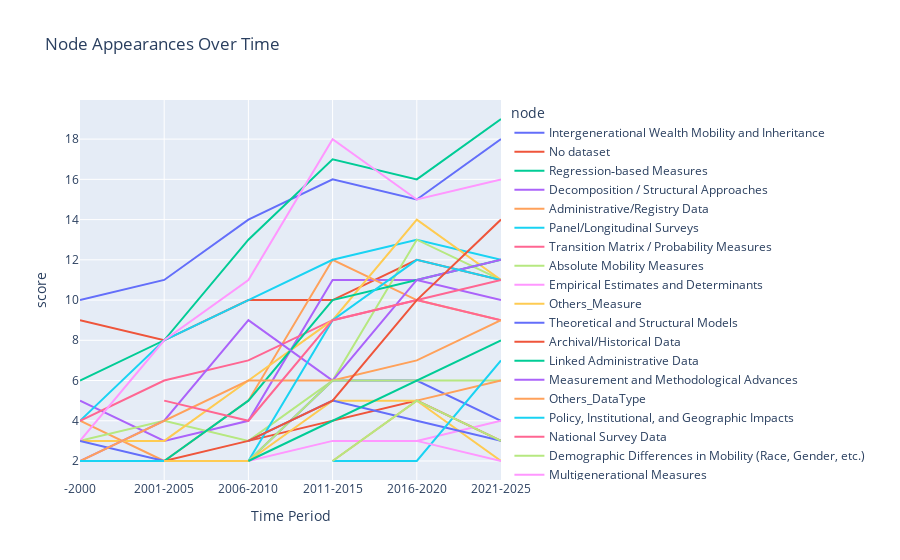

Notebook cell for this chart:
### Code cell
import plotly.express as px
import plotly.graph_objects as go   

period_order = ["-2000", "2001-2005", "2006-2010", "2011-2015", "2016-2020", "2021-2025"]

plt_df = all_top_degree_df[all_top_degree_df['score']>0].copy()
plt_df['count_appearnce'] = plt_df.groupby('node').cumcount() + 1
plt_df = plt_df.sort_values(['period', 'score'], ascending=[True, False])

fig = px.line(
    plt_df,
    x='period',
    y='score',
    color='node',
    title='Node Appearances Over Time',
    labels={'count_appearance': 'Number of Appearances', 'period': 'Time Period'},
    category_orders={'period': period_order}
)

fig.show()

### Figure 1 — Plotly figure (JSON) as saved in the notebook; plotly's stock layout.template omitted (floating-point values rounded to 4 significant figures)
{"data": [{"hovertemplate": "node=Intergenerational Wealth Mobility and Inheritance<br>Time Period=%{x}<br>score=%{y}<extra></extra>", "legendgroup": "Intergenerational Wealth Mobility and Inheritance", "line": {"color": "#636efa", "dash": "solid"}, "marker": {"symbol": "circle"}, "mode": "lines", "name": "Intergenerational Wealth Mobility and Inheritance", "orientation": "v", "showlegend": true, "type": "scatter", "x": ["-2000", "2001-2005", "2006-2010", "2011-2015", "2016-2020", "2021-2025"], "xaxis": "x", "y": [10.0, 11.0, 14.0, 16.0, 15.0, 18.0], "yaxis": "y"}, {"hovertemplate": "node=No dataset<br>Time Period=%{x}<br>score=%{y}<extra></extra>", "legendgroup": "No dataset", "line": {"color": "#EF553B", "dash": "solid"}, "marker": {"symbol": "circle"}, "mode": "lines", "name": "No dataset", "orientation": "v", "showlegend": true, "type": "scatter", "x": ["-2000", "2001-2005", "2006-2010", "2011-2015", "2016-2020", "2021-2025"], "xaxis": "x", "y": [9.0, 8.0, 10.0, 10.0, 12.0, 11.0], "yaxis": "y"}, {"hovertemplate": "node=Regression‐based Measures<br>Time Period=%{x}<br>score=%{y}<extra></extra>", "legendgroup": "Regression‐based Measures", "line": {"color": "#00cc96", "dash": "solid"}, "marker": {"symbol": "circle"}, "mode": "lines", "name": "Regression‐based Measures", "orientation": "v", "showlegend": true, "type": "scatter", "x": ["-2000", "2001-2005", "2006-2010", "2011-2015", "2016-2020", "2021-2025"], "xaxis": "x", "y": [6.0, 8.0, 13.0, 17.0, 16.0, 19.0], "yaxis": "y"}, {"hovertemplate": "node=Decomposition / Structural Approaches<br>Time Period=%{x}<br>score=%{y}<extra></extra>", "legendgroup": "Decomposition / Structural Approaches", "line": {"color": "#ab63fa", "dash": "solid"}, "marker": {"symbol": "circle"}, "mode": "lines", "name": "Decomposition / Structural Approaches", "orientation": "v", "showlegend": true, "type": "scatter", "x": ["-2000", "2001-2005", "2006-2010", "2011-2015", "2016-2020", "2021-2025"], "xaxis": "x", "y": [5.0, 3.0, 4.0, 11.0, 11.0, 10.0], "yaxis": "y"}, {"hovertemplate": "node=Administrative/Registry Data<br>Time Period=%{x}<br>score=%{y}<extra></extra>", "legendgroup": "Administrative/Registry Data", "line": {"color": "#FFA15A", "dash": "solid"}, "marker": {"symbol": "circle"}, "mode": "lines", "name": "Administrative/Registry Data", "orientation": "v", "showlegend": true, "type": "scatter", "x": ["-2000", "2001-2005", "2006-2010", "2011-2015", "2016-2020", "2021-2025"], "xaxis": "x", "y": [4.0, 2.0, 5.0, 12.0, 10.0, 9.0], "yaxis": "y"}, {"hovertemplate": "node=Panel/Longitudinal Surveys<br>Time Period=%{x}<br>score=%{y}<extra></extra>", "legendgroup": "Panel/Longitudinal Surveys", "line": {"color": "#19d3f3", "dash": "solid"}, "marker": {"symbol": "circle"}, "mode": "lines", "name": "Panel/Longitudinal Surveys", "orientation": "v", "showlegend": true, "type": "scatter", "x": ["-2000", "2001-2005", "2006-2010", "2011-2015", "2016-2020", "2021-2025"], "xaxis": "x", "y": [4.0, 8.0, 10.0, 12.0, 13.0, 12.0], "yaxis": "y"}, {"hovertemplate": "node=Transition Matrix / Probability Measures<br>Time Period=%{x}<br>score=%{y}<extra></extra>", "legendgroup": "Transition Matrix / Probability Measures", "line": {"color": "#FF6692", "dash": "solid"}, "marker": {"symbol": "circle"}, "mode": "lines", "name": "Transition Matrix / Probability Measures", "orientation": "v", "showlegend": true, "type": "scatter", "x": ["-2000", "2001-2005", "2006-2010", "2011-2015", "2016-2020", "2021-2025"], "xaxis": "x", "y": [4.0, 6.0, 7.0, 9.0, 10.0, 9.0], "yaxis": "y"}, {"hovertemplate": "node=Absolute Mobility Measures<br>Time Period=%{x}<br>score=%{y}<extra></extra>", "legendgroup": "Absolute Mobility Measures", "line": {"color": "#B6E880", "dash": "solid"}, "marker": {"symbol": "circle"}, "mode": "lines", "name": "Absolute Mobility Measures", "orientation": "v", "showlegend": true, "type": "scatter", "x": ["-2000", "2001-2005", "2006-2010", "2011-2015", "2016-2020", "2021-2025"], "xaxis": "x", "y": [3.0, 4.0, 3.0, 6.0, 13.0, 11.0], "yaxis": "y"}, {"hovertemplate": "node=Empirical Estimates and Determinants<br>Time Period=%{x}<br>score=%{y}<extra></extra>", "legendgroup": "Empirical Estimates and Determinants", "line": {"color": "#FF97FF", "dash": "solid"}, "marker": {"symbol": "circle"}, "mode": "lines", "name": "Empirical Estimates and Determinants", "orientation": "v", "showlegend": true, "type": "scatter", "x": ["-2000", "2001-2005", "2006-2010", "2011-2015", "2016-2020", "2021-2025"], "xaxis": "x", "y": [3.0, 8.0, 11.0, 18.0, 15.0, 16.0], "yaxis": "y"}, {"hovertemplate": "node=Others_Measure<br>Time Period=%{x}<br>score=%{y}<extra></extra>", "legendgroup": "Others_Measure", "line": {"color": "#FECB52", "dash": "solid"}, "marker": {"symbol": "circle"}, "mode": "lines", "name": "Others_Measure", "orientation": "v", "showlegend": true, "type": "scatter", "x": ["-2000", "2001-2005", "2006-2010", "2011-2015", "2016-2020", "2021-2025"], "xaxis": "x", "y": [3.0, 3.0, 6.0, 9.0, 14.0, 11.0], "yaxis": "y"}, {"hovertemplate": "node=Theoretical and Structural Models<br>Time Period=%{x}<br>score=%{y}<extra></extra>", "legendgroup": "Theoretical and Structural Models", "line": {"color": "#636efa", "dash": "solid"}, "marker": {"symbol": "circle"}, "mode": "lines", "name": "Theoretical and Structural Models", "orientation": "v", "showlegend": true, "type": "scatter", "x": ["-2000", "2001-2005", "2006-2010", "2011-2015", "2016-2020", "2021-2025"], "xaxis": "x", "y": [3.0, 2.0, 2.0, 6.0, 6.0, 4.0], "yaxis": "y"}, {"hovertemplate": "node=Archival/Historical Data<br>Time Period=%{x}<br>score=%{y}<extra></extra>", "legendgroup": "Archival/Historical Data", "line": {"color": "#EF553B", "dash": "solid"}, "marker": {"symbol": "circle"}, "mode": "lines", "name": "Archival/Historical Data", "orientation": "v", "showlegend": true, "type": "scatter", "x": ["-2000", "2001-2005", "2006-2010", "2011-2015", "2016-2020", "2021-2025"], "xaxis": "x", "y": [2.0, 2.0, 3.0, 4.0, 5.0, 3.0], "yaxis": "y"}, {"hovertemplate": "node=Linked Administrative Data<br>Time Period=%{x}<br>score=%{y}<extra></extra>", "legendgroup": "Linked Administrative Data", "line": {"color": "#00cc96", "dash": "solid"}, "marker": {"symbol": "circle"}, "mode": "lines", "name": "Linked Administrative Data", "orientation": "v", "showlegend": true, "type": "scatter", "x": ["-2000", "2001-2005", "2006-2010", "2011-2015", "2016-2020", "2021-2025"], "xaxis": "x", "y": [2.0, 2.0, 5.0, 10.0, 11.0, 12.0], "yaxis": "y"}, {"hovertemplate": "node=Measurement and Methodological Advances<br>Time Period=%{x}<br>score=%{y}<extra></extra>", "legendgroup": "Measurement and Methodological Advances", "line": {"color": "#ab63fa", "dash": "solid"}, "marker": {"symbol": "circle"}, "mode": "lines", "name": "Measurement and Methodological Advances", "orientation": "v", "showlegend": true, "type": "scatter", "x": ["-2000", "2001-2005", "2006-2010", "2011-2015", "2016-2020", "2021-2025"], "xaxis": "x", "y": [2.0, 4.0, 9.0, 6.0, 11.0, 12.0], "yaxis": "y"}, {"hovertemplate": "node=Others_DataType<br>Time Period=%{x}<br>score=%{y}<extra></extra>", "legendgroup": "Others_DataType", "line": {"color": "#FFA15A", "dash": "solid"}, "marker": {"symbol": "circle"}, "mode": "lines", "name": "Others_DataType", "orientation": "v", "showlegend": true, "type": "scatter", "x": ["-2000", "2006-2010", "2011-2015", "2016-2020", "2021-2025"], "xaxis": "x", "y": [2.0, 6.0, 6.0, 7.0, 9.0], "yaxis": "y"}, {"hovertemplate": "node=Policy, Institutional, and Geographic Impacts<br>Time Period=%{x}<br>score=%{y}<extra></extra>", "legendgroup": "Policy, Institutional, and Geographic Impacts", "line": {"color": "#19d3f3", "dash": "solid"}, "marker": {"symbol": "circle"}, "mode": "lines", "name": "Policy, Institutional, and Geographic Impacts", "orientation": "v", "showlegend": true, "type": "scatter", "x": ["-2000", "2006-2010", "2011-2015", "2016-2020", "2021-2025"], "xaxis": "x", "y": [2.0, 2.0, 9.0, 12.0, 11.0], "yaxis": "y"}, {"hovertemplate": "node=National Survey Data<br>Time Period=%{x}<br>score=%{y}<extra></extra>", "legendgroup": "National Survey Data", "line": {"color": "#FF6692", "dash": "solid"}, "marker": {"symbol": "circle"}, "mode": "lines", "name": "National Survey Data", "orientation": "v", "showlegend": true, "type": "scatter", "x": ["2001-2005", "2006-2010", "2011-2015", "2016-2020", "2021-2025"], "xaxis": "x", "y": [5.0, 4.0, 9.0, 10.0, 11.0], "yaxis": "y"}, {"hovertemplate": "node=Demographic Differences in Mobility (Race, Gender, etc.)<br>Time Period=%{x}<br>score=%{y}<extra></extra>", "legendgroup": "Demographic Differences in Mobility (Race, Gender, etc.)", "line": {"color": "#B6E880", "dash": "solid"}, "marker": {"symbol": "circle"}, "mode": "lines", "name": "Demographic Differences in Mobility (Race, Gender, etc.)", "orientation": "v", "showlegend": true, "type": "scatter", "x": ["2001-2005", "2006-2010", "2011-2015", "2016-2020", "2021-2025"], "xaxis": "x", "y": [2.0, 2.0, 6.0, 6.0, 6.0], "yaxis": "y"}, {"hovertemplate": "node=Multigenerational Measures<br>Time Period=%{x}<br>score=%{y}<extra></extra>", "legendgroup": "Multigenerational Measures", "line": {"color": "#FF97FF", "dash": "solid"}, "marker": {"symbol": "circle"}, "mode": "lines", "name": "Multigenerational Measures", "orientation": "v", "showlegend": true, "type": "scatter", "x": ["2001-2005", "2006-2010", "2011-2015", "2016-2020", "2021-2025"], "xaxis": "x", "y": [2.0, 2.0, 3.0, 3.0, 4.0], "yaxis": "y"}, {"hovertemplate": "node=Non‐parametric Approaches<br>Time Period=%{x}<br>score=%{y}<extra></extra>", "legendgroup": "Non‐parametric Approaches", "line": {"color": "#FECB52", "dash": "solid"}, "marker": {"symbol": "circle"}, "mode": "lines", "name": "Non‐parametric Approaches", "orientation": "v", "showlegend": true, "type": "scatter", "x": ["2001-2005", "2006-2010", "2011-2015", "2016-2020", "2021-2025"], "xaxis": "x", "y": [2.0, 2.0, 5.0, 5.0, 2.0], "yaxis": "y"}, {"hovertemplate": "node=International Panel Data<br>Time Period=%{x}<br>score=%{y}<extra></extra>", "legendgroup": "International Panel Data", "line": {"color": "#636efa", "dash": "solid"}, "marker": {"symbol": "circle"}, "mode": "lines", "name": "International Panel Data", "orientation": "v", "showlegend": true, "type": "scatter", "x": ["2006-2010", "2011-2015", "2016-2020", "2021-2025"], "xaxis": "x", "y": [3.0, 5.0, 4.0, 3.0], "yaxis": "y"}, {"hovertemplate": "node=Rank‐based Measures<br>Time Period=%{x}<br>score=%{y}<extra></extra>", "legendgroup": "Rank‐based Measures", "line": {"color": "#EF553B", "dash": "solid"}, "marker": {"symbol": "circle"}, "mode": "lines", "name": "Rank‐based Measures", "orientation": "v", "showlegend": true, "type": "scatter", "x": ["2006-2010", "2011-2015", "2016-2020", "2021-2025"], "xaxis": "x", "y": [3.0, 5.0, 10.0, 14.0], "yaxis": "y"}, {"hovertemplate": "node=Mobility and Non-Income Outcomes (Health, Wellbeing, etc.)<br>Time Period=%{x}<br>score=%{y}<extra></extra>", "legendgroup": "Mobility and Non-Income Outcomes (Health, Wellbeing, etc.)", "line": {"color": "#00cc96", "dash": "solid"}, "marker": {"symbol": "circle"}, "mode": "lines", "name": "Mobility and Non-Income Outcomes (Health, Wellbeing, etc.)", "orientation": "v", "showlegend": true, "type": "scatter", "x": ["2006-2010", "2016-2020", "2021-2025"], "xaxis": "x", "y": [2.0, 6.0, 8.0], "yaxis": "y"}, {"hovertemplate": "node=Pseudo-Panel/Household Budget Survey<br>Time Period=%{x}<br>score=%{y}<extra></extra>", "legendgroup": "Pseudo-Panel/Household Budget Survey", "line": {"color": "#ab63fa", "dash": "solid"}, "marker": {"symbol": "circle"}, "mode": "lines", "name": "Pseudo-Panel/Household Budget Survey", "orientation": "v", "showlegend": true, "type": "scatter", "x": ["2011-2015"], "xaxis": "x", "y": [4.0], "yaxis": "y"}, {"hovertemplate": "node=Natural/Experimental Data<br>Time Period=%{x}<br>score=%{y}<extra></extra>", "legendgroup": "Natural/Experimental Data", "line": {"color": "#FFA15A", "dash": "solid"}, "marker": {"symbol": "circle"}, "mode": "lines", "name": "Natural/Experimental Data", "orientation": "v", "showlegend": true, "type": "scatter", "x": ["2011-2015", "2016-2020", "2021-2025"], "xaxis": "x", "y": [2.0, 5.0, 6.0], "yaxis": "y"}, {"hovertemplate": "node=Opportunity Atlas<br>Time Period=%{x}<br>score=%{y}<extra></extra>", "legendgroup": "Opportunity Atlas", "line": {"color": "#19d3f3", "dash": "solid"}, "marker": {"symbol": "circle"}, "mode": "lines", "name": "Opportunity Atlas", "orientation": "v", "showlegend": true, "type": "scatter", "x": ["2011-2015", "2016-2020", "2021-2025"], "xaxis": "x", "y": [2.0, 2.0, 7.0], "yaxis": "y"}, {"hovertemplate": "node=Others_RqType<br>Time Period=%{x}<br>score=%{y}<extra></extra>", "legendgroup": "Others_RqType", "line": {"color": "#FF6692", "dash": "solid"}, "marker": {"symbol": "circle"}, "mode": "lines", "name": "Others_RqType", "orientation": "v", "showlegend": true, "type": "scatter", "x": ["2011-2015"], "xaxis": "x", "y": [2.0], "yaxis": "y"}, {"hovertemplate": "node=Perceptions of Mobility and Attitudes<br>Time Period=%{x}<br>score=%{y}<extra></extra>", "legendgroup": "Perceptions of Mobility and Attitudes", "line": {"color": "#B6E880", "dash": "solid"}, "marker": {"symbol": "circle"}, "mode": "lines", "name": "Perceptions of Mobility and Attitudes", "orientation": "v", "showlegend": true, "type": "scatter", "x": ["2011-2015", "2016-2020", "2021-2025"], "xaxis": "x", "y": [2.0, 5.0, 3.0], "yaxis": "y"}, {"hovertemplate": "node=University/Institution Data<br>Time Period=%{x}<br>score=%{y}<extra></extra>", "legendgroup": "University/Institution Data", "line": {"color": "#FF97FF", "dash": "solid"}, "marker": {"symbol": "circle"}, "mode": "lines", "name": "University/Institution Data", "orientation": "v", "showlegend": true, "type": "scatter", "x": ["2016-2020", "2021-2025"], "xaxis": "x", "y": [3.0, 2.0], "yaxis": "y"}, {"hovertemplate": "node=Big Data<br>Time Period=%{x}<br>score=%{y}<extra></extra>", "legendgroup": "Big Data", "line": {"color": "#FECB52", "dash": "solid"}, "marker": {"symbol": "circle"}, "mode": "lines", "name": "Big Data", "orientation": "v", "showlegend": true, "type": "scatter", "x": ["2021-2025"], "xaxis": "x", "y": [3.0], "yaxis": "y"}], "layout": {"legend": {"title": {"text": "node"}, "tracegroupgap": 0}, "title": {"text": "Node Appearances Over Time"}, "xaxis": {"anchor": "y", "categoryarray": ["-2000", "2001-2005", "2006-2010", "2011-2015", "2016-2020", "2021-2025"], "categoryorder": "array", "domain": [0, 1], "title": {"text": "Time Period"}}, "yaxis": {"anchor": "x", "domain": [0, 1], "title": {"text": "score"}}}}
